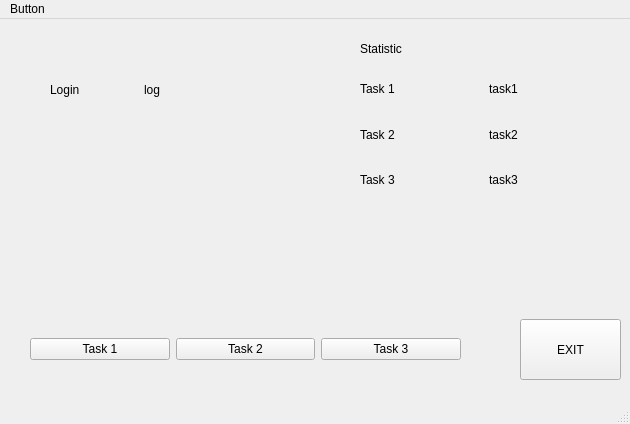
<?xml version="1.0" encoding="UTF-8"?>
<ui version="4.0">
 <class>MainWindow</class>
 <widget class="QMainWindow" name="MainWindow">
  <property name="geometry">
   <rect>
    <x>0</x>
    <y>0</y>
    <width>630</width>
    <height>424</height>
   </rect>
  </property>
  <property name="minimumSize">
   <size>
    <width>630</width>
    <height>424</height>
   </size>
  </property>
  <property name="maximumSize">
   <size>
    <width>630</width>
    <height>424</height>
   </size>
  </property>
  <property name="windowTitle">
   <string>MainWindow</string>
  </property>
  <widget class="QWidget" name="centralwidget">
   <widget class="QWidget" name="horizontalLayoutWidget">
    <property name="geometry">
     <rect>
      <x>30</x>
      <y>290</y>
      <width>431</width>
      <height>80</height>
     </rect>
    </property>
    <layout class="QHBoxLayout" name="horizontalLayout">
     <item>
      <widget class="QPushButton" name="Task1_Button">
       <property name="text">
        <string>Task 1</string>
       </property>
      </widget>
     </item>
     <item>
      <widget class="QPushButton" name="Task2_Button">
       <property name="text">
        <string>Task 2</string>
       </property>
      </widget>
     </item>
     <item>
      <widget class="QPushButton" name="Task3_Button">
       <property name="text">
        <string>Task 3</string>
       </property>
      </widget>
     </item>
    </layout>
   </widget>
   <widget class="QLabel" name="label_3">
    <property name="geometry">
     <rect>
      <x>360</x>
      <y>20</y>
      <width>69</width>
      <height>20</height>
     </rect>
    </property>
    <property name="text">
     <string>Statistic</string>
    </property>
   </widget>
   <widget class="QWidget" name="horizontalLayoutWidget_2">
    <property name="geometry">
     <rect>
      <x>360</x>
      <y>50</y>
      <width>251</width>
      <height>131</height>
     </rect>
    </property>
    <layout class="QHBoxLayout" name="horizontalLayout_3">
     <item>
      <layout class="QVBoxLayout" name="verticalLayout_2">
       <item>
        <widget class="QLabel" name="Task1">
         <property name="text">
          <string>Task 1</string>
         </property>
        </widget>
       </item>
       <item>
        <widget class="QLabel" name="Task2">
         <property name="text">
          <string>Task 2</string>
         </property>
        </widget>
       </item>
       <item>
        <widget class="QLabel" name="Task3">
         <property name="text">
          <string>Task 3</string>
         </property>
        </widget>
       </item>
      </layout>
     </item>
     <item>
      <layout class="QVBoxLayout" name="verticalLayout_3">
       <item>
        <layout class="QVBoxLayout" name="verticalLayout_4">
         <item>
          <widget class="QLabel" name="Label_point1">
           <property name="text">
            <string>task1</string>
           </property>
          </widget>
         </item>
         <item>
          <widget class="QLabel" name="Label_point2">
           <property name="text">
            <string>task2</string>
           </property>
          </widget>
         </item>
         <item>
          <widget class="QLabel" name="Label_point3">
           <property name="text">
            <string>task3</string>
           </property>
          </widget>
         </item>
        </layout>
       </item>
      </layout>
     </item>
    </layout>
   </widget>
   <widget class="QPushButton" name="Exit_button">
    <property name="geometry">
     <rect>
      <x>520</x>
      <y>300</y>
      <width>101</width>
      <height>61</height>
     </rect>
    </property>
    <property name="text">
     <string>EXIT</string>
    </property>
   </widget>
   <widget class="QWidget" name="horizontalLayoutWidget_3">
    <property name="geometry">
     <rect>
      <x>50</x>
      <y>40</y>
      <width>181</width>
      <height>61</height>
     </rect>
    </property>
    <layout class="QHBoxLayout" name="horizontalLayout_4">
     <item>
      <widget class="QLabel" name="Login">
       <property name="text">
        <string>Login</string>
       </property>
      </widget>
     </item>
     <item>
      <widget class="QLabel" name="Label_login">
       <property name="text">
        <string>log</string>
       </property>
      </widget>
     </item>
    </layout>
   </widget>
  </widget>
  <widget class="QMenuBar" name="menubar">
   <property name="geometry">
    <rect>
     <x>0</x>
     <y>0</y>
     <width>630</width>
     <height>25</height>
    </rect>
   </property>
   <widget class="QMenu" name="menuBut">
    <property name="title">
     <string>Button</string>
    </property>
    <widget class="QMenu" name="menuTask">
     <property name="title">
      <string>Task</string>
     </property>
     <addaction name="actiontask_1"/>
     <addaction name="actiontask_2"/>
     <addaction name="actiontask3"/>
    </widget>
    <addaction name="menuTask"/>
    <addaction name="actionExit"/>
   </widget>
   <addaction name="menuBut"/>
  </widget>
  <widget class="QStatusBar" name="statusbar"/>
  <action name="actionExit">
   <property name="text">
    <string>Exit</string>
   </property>
  </action>
  <action name="actiontask_1">
   <property name="text">
    <string>task 1</string>
   </property>
  </action>
  <action name="actiontask_2">
   <property name="text">
    <string>task 2</string>
   </property>
  </action>
  <action name="actiontask3">
   <property name="text">
    <string>task3</string>
   </property>
  </action>
 </widget>
 <resources/>
 <connections/>
</ui>
